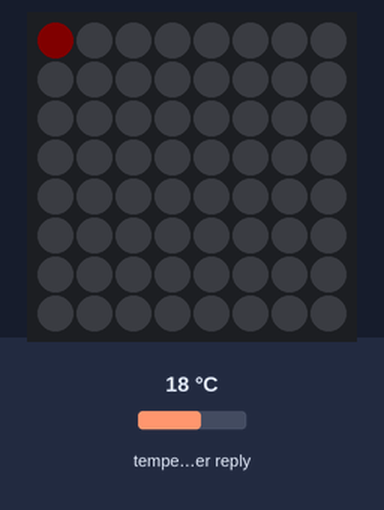
The sketch below on a simulated ESP32. On the bench: 8×8 RGB LED matrix (first LED top left, wired row by row). Inputs (shaded band) come from the test bench; at power-on: temperature in the weather reply 18 °C. Dim RGB values are drawn brighter than linear; WiFi joins after 1.5 s; servers stay silent unless stated; random numbers use the default seed unless the sketch sets one; web services answer with replies made up by the test bench; not simulated (calls return 0 or success): secrets.h; what the sketch prints to the serial monitor is not drawn.

Above: at 0.2 s.
At 11.32 s:
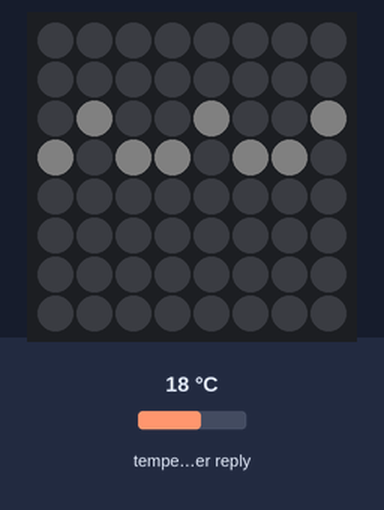
At 18.64 s:
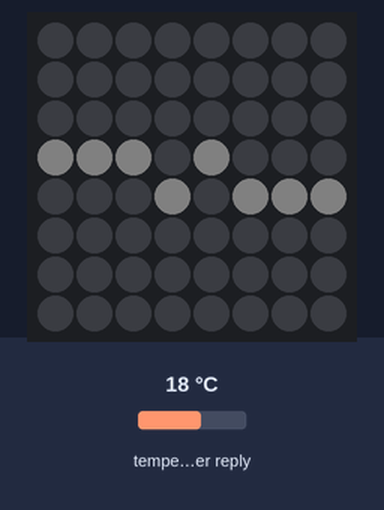
At 25.97 s:
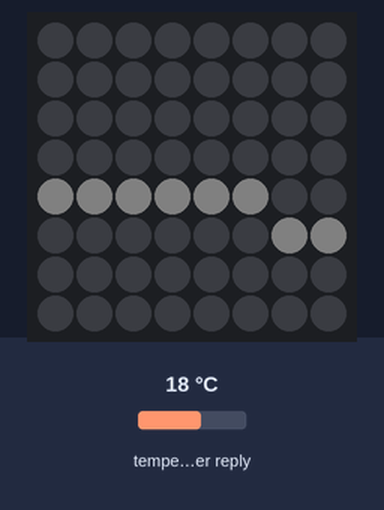
At 33.3 s:
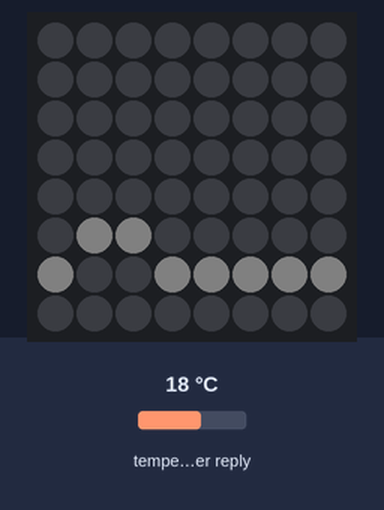
At 39.69 s:
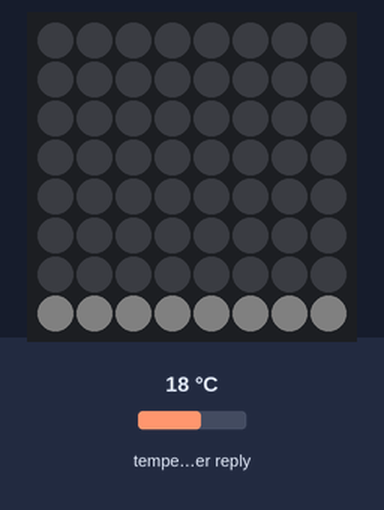

The sketch:

ripple-effect-demo-mode-dual-core.ino
```cpp
/*
Ripple-effect-demo-mode-dual-core

Authors: Elisa Lupin-Jimenez, Tala Salman

DEMO MODE: Cycles through all listed locations in 15-second intervals

Calls OpenMeteo's Marine Weather API (https://open-meteo.com/en/docs/marine-weather-api) to
fetch a coordinate's wave height, period, and direction, then visualizes this data in the form
of a ripple moving across a NeoPixel LED matrix.

  - Wave height = Backdrop color (red is short wave, purple is tall wave)
  - Wave period = New ripple generated at 5x speed (e.g., wave period of 5 seconds means one
  ripple per second)
  - Wave direction = Tracks 8 directional movements (direction from which wave comes)
    - North
    - West
    - East
    - South
    - Northwest
    - Northeast
    - Southwest
    - Southeast

Code-assist with Gemini:
  - https://gemini.google.com/share/952c75304788
  - https://gemini.google.com/share/a1fae9ae0fa8
  - https://gemini.google.com/share/bca992c6a043
  - https://gemini.google.com/share/3eb1af5be35b
  - https://gemini.google.com/share/6cacdb4dc85b
  - https://gemini.google.com/share/7ebcecf5b33d
  - https://gemini.google.com/share/581a8546825c
*/

#include <secrets.h>
#include <WiFi.h>
#include <HTTPClient.h>
#include <vector>
#include <map>
#include <Arduino_JSON.h>
#include <Adafruit_GFX.h>
#include <Adafruit_NeoMatrix.h>
#include <Adafruit_NeoPixel.h>
#ifndef PSTR
  #define PSTR // Store strings in flash memory instead of data memory
#endif

// ---------- Multitasking Globals ----------
TaskHandle_t NetworkTaskHandle; // Handle for the task on Core 0
portMUX_TYPE mux = portMUX_INITIALIZER_UNLOCKED; // Mutex to protect shared data

#define PIN 13 // Which pin NeoPixel matrix is plugged into

// ---------- WiFi credentials ----------
const char* ssid = SECRET_SSID;
const char* password = SECRET_PASSWORD;

// ---------- Variables ----------
const int ROWS = 8; // Number of pixels in row
const int COLS = 8; // Number of pixels in column
const int BRIGHTNESS = 5; // Brightness of NeoPixel

// ---------- Demo Mode Globals ----------
// Note: activeLocation & currentLocationIndex are now managed by Core 0's task
const unsigned long demoInterval = 7 * 1000; // 7 seconds
std::vector<String> locationNames; // To easily access locations by index

// ---------- SHARED GLOBALS (Protected by Mutex) ----------
// These globals store the data from the API
int currentDir = -1;      // ⭐ start as invalid
double currentPeriod = 0;
double currentHeight = 0;
// ---------------------------------------------------------

// MATRIX DECLARATION:
Adafruit_NeoMatrix matrix = Adafruit_NeoMatrix(ROWS, COLS, PIN,
  NEO_MATRIX_TOP   + NEO_MATRIX_RIGHT +
  NEO_MATRIX_COLUMNS + NEO_MATRIX_ZIGZAG, // (0,0) is TOP-RIGHT
  NEO_GRB          + NEO_KHZ800);

// --- New Globals for Ripple Management ---

// This struct will hold the state of a single ripple (wave)
struct Ripple {
  int pos;       // x, y, (x+y), or (x-y) coordinate, depending on direction
  uint16_t color;  // Color of this ripple
  bool active = false; // Is this ripple currently on-screen?
  int direction; // Stores the snapped visual direction (0, 45, 90, 135, 180, 225, 270, 315)
};

// Holds the latitude and longitude of a specified location
struct Location {
    double latitude;
    double longitude;
};

// To store all locations, maps a string (the name) to your Location struct.
std::map<String, Location> wavePins;

/**
 * @brief Load all available locations for wave data, called in setup()
 */
void loadLocations() {
  wavePins["Reunion"] = {-21.168129, 55.837241};
  wavePins["Portugal"] = {39.600274, -9.074325};
  wavePins["Indonesia"] = {-8.828042, 115.085059};
  wavePins["Norway"] = {68.2316, 13.6200};
  wavePins["Lebanon"] = {34.141191, 35.630157};
  wavePins["Panama"] = {9.395276, -82.241983};
  wavePins["Golden Gate Bridge"] = {37.8199, -122.4783};
}

#define MAX_RIPPLES 5 // Max simultaneous ripples we can track
Ripple ripples[MAX_RIPPLES]; // The array to hold all our ripples

unsigned long lastRippleTime = 0; // When the last ripple was spawned
unsigned long currentPeriodInMillis = 3000; // Stores the period

// --- Helper Functions ---

/**
 * @brief Connects the ESP32 to WiFi
 */
void connectToWiFi() {
  Serial.println("Connecting to WiFi...");
  WiFi.begin(ssid, password);
  while (WiFi.status() != WL_CONNECTED) {
    delay(500);
    Serial.print(".");
  }
  Serial.println("\n✅ WiFi connected!");
}

/**
 * @brief Fetches the wave data from the OpenMeteo Marine Weather API
 * (This function is now called by Core 0's task)
 */
void getWaveData(String name, Location loc) {
  // ---------- Open-Meteo Marine Weather API ----------
  String wave_api = "https://marine-api.open-meteo.com/v1/marine?latitude="
                    + String(loc.latitude, 6)
                    + "&longitude="
                    + String(loc.longitude, 6)
                    + "&current="
                    + "wave_direction,"
                    + "wave_period,"
                    + "wave_height";
  Serial.print("Requesting for ");
  Serial.print(name);
  Serial.print(": ");
  Serial.println(wave_api);

  if (WiFi.status() == WL_CONNECTED) {
    HTTPClient http;
    http.begin(wave_api);
    int httpResponseCode = http.GET();

    Serial.print("HTTP response code: ");
    Serial.println(httpResponseCode);

    if (httpResponseCode == 200) {
      String payload = http.getString();
      JSONVar jsonObject = JSON.parse(payload);

      if (JSON.typeof(jsonObject) == "undefined") {
        Serial.println("Parsing input failed!");
        // --- CRITICAL SECTION: START ---
        portENTER_CRITICAL(&mux);
        currentDir = -1;  // ⭐ invalidate reading
        portEXIT_CRITICAL(&mux);
        // --- CRITICAL SECTION: END ---
        http.end();
        return;
      }

      // Read all values from the JSON
      // --- CRITICAL SECTION: START ---
      portENTER_CRITICAL(&mux);
      currentDir = double(jsonObject["current"]["wave_direction"]);
      currentPeriod = double(jsonObject["current"]["wave_period"]);
      currentHeight = double(jsonObject["current"]["wave_height"]);
      portEXIT_CRITICAL(&mux); // Unlock
      // --- CRITICAL SECTION: END ---

      Serial.print("Wave direction: ");
      Serial.print(currentDir);
      Serial.println("°");
      Serial.print("Wave period: ");
      Serial.print(currentPeriod);
      Serial.println(" seconds");
      Serial.print("Wave height: ");
      Serial.println(currentHeight);
    } else {
      Serial.print("HTTP error: ");
      Serial.println(httpResponseCode);
      // --- CRITICAL SECTION: START ---
      portENTER_CRITICAL(&mux);
      currentDir = -1;  // ⭐ invalidate reading
      portEXIT_CRITICAL(&mux);
      // --- CRITICAL SECTION: END ---
    }
    http.end();
  } else {
    Serial.println("WiFi disconnected. Reconnecting...");
    WiFi.reconnect();
    // --- CRITICAL SECTION: START ---
    portENTER_CRITICAL(&mux);
    currentDir = -1;  // ⭐ invalidate reading
    portEXIT_CRITICAL(&mux);
    // --- CRITICAL SECTION: END ---
  }
}

/**
 * @brief
 * Snaps a raw angle (0-360) from the API to one of 8
 * visual directions for our drawing logic.
 *
 * API Directions (direction wave comes from):
 * 0=E, 45=NE, 90=N, 135=NW, 180=W, 225=SW, 270=S, 315=SE
 * @param dir The direction received from the API call
 */
int snapDirection(int dir) {
  // This logic maps API direction to the correct visual case.
  // Each slice is 45 degrees wide.
  if (dir > 337.5 || dir <= 22.5) { // API is NORTH (0)
    return 0; // Return visual WEST (case 180)
  } else if (dir > 22.5 && dir <= 67.5) {   // API is NORTHEAST (45)
    return 45; // Return visual NORTHWEST (case 135)
  } else if (dir > 67.5 && dir <= 112.5) { // API is EAST (90)
    return 90;  // Return visual NORTH (case 90)
  } else if (dir > 112.5 && dir <= 157.5) { // API is SOUTHEAST (135)
    return 135; // Return visual NORTHEAST (case 45)
  } else if (dir > 157.5 && dir <= 202.5) { // API is SOUTH (180)
    return 180; // Return visual EAST (case 0)
  } else if (dir > 202.5 && dir <= 247.5) { // API is SOUTHWEST (225)
    return 225; // Return visual SOUTHEAST (case 315)
  } else if (dir > 247.5 && dir <= 292.5) { // API is WEST (270)
    return 270; // Return visual SOUTH (case 270)
  } else { // (dir > 292.5 && dir <= 337.5) // API is NORTHWEST (315)
    return 315; // Return visual SOUTHWEST (case 225)
  }
}

/**
 * @brief
 * Visualizes the ripple moving across the matrix.
 * It's called continuously from the main loop.
 * It manages spawning, updating, and drawing all ripples.
 * @param dir Wave direction
 * @param period Wave period
 * @param height Wave height
 */
void visualizeRipple(int dir, double period, double height) {
  int snappedDir = snapDirection(dir);

  period /= 5; // Make period 5 times as fast for better visual effect

  // Update global settings for ripple logic
  currentPeriodInMillis = (unsigned long)(period * 1000.0);

  // Prevent divide-by-zero or spamming if period is 0
  if (currentPeriodInMillis == 0) {
    currentPeriodInMillis = 1000; // Default to 1 second
  }

  unsigned long currentTime = millis();

  // 1. Check if it's time to spawn a new ripple
  if (currentTime - lastRippleTime >= currentPeriodInMillis) {
    addNewRipple(snappedDir, height); // Use snappedDir
    lastRippleTime = currentTime; // Reset the timer
  }

  // 2. Update positions of all active ripples
  updateRipples();

  // 3. Draw all ripples to the buffer
  // Calculate background color based on height.
  // Map height from 0.0 (Red) through the spectrum to 3.0 (Purple)
  double constrainedHeight = constrain(height, 0.0, 3.0);
  double fraction = constrainedHeight / 3.0; // 0.0 (low) to 1.0 (high)

  // Map the 0.0-1.0 fraction to a hue range (0-65535).
  // Hue 0 is Red.
  // Hue ~48000 is a nice Purple/Violet.
  // This will naturally pass through Orange, Yellow, Green, Cyan, and Blue.
  uint16_t hue = (uint16_t)(fraction * 48000.0);
  uint8_t saturation = 255; // Full saturation for rich color
  uint8_t value = 200;      // Dim brightness (0-255)

  // Convert HSV color to the 16-bit packed color
  uint16_t backdropColor = matrix.ColorHSV(hue, saturation, value);

  matrix.fillScreen(backdropColor); // Use the new dynamic color

  drawRipples(); // Draw ripples on top

  // 4. Show the new frame
  matrix.show();
}

/**
 * @brief
 * Finds an inactive ripple in the array and spawns it at the correct edge.
 * @param snappedDir The visual direction (0, 45, 90, 135, 180, 225, 270, 315)
 * @param height The wave height (used for color)
 */
void addNewRipple(int snappedDir, double height) {
  for (int i = 0; i < MAX_RIPPLES; i++) {
    if (!ripples[i].active) { // Found a free slot
      ripples[i].active = true;
      ripples[i].direction = snappedDir; // Store the direction

      // 1. Set start position based on direction
      // (0,0) is TOP-RIGHT. x=0 is Right, x=7 is Left. y=0 is Top, y=7 is Bottom.
      int w_idx = matrix.width() - 1;  // 7 (max x index)
      int h_idx = matrix.height() - 1; // 7 (max y index)

      switch (snappedDir) {
        case 0:   // Visual East (moves Left, x: 7->0)
          ripples[i].pos = w_idx; // x = 7 (Left)
          break;
        case 180: // Visual West (moves Right, x: 0->7)
          ripples[i].pos = -1; // x = 0 (Right)
          break;
        case 90:  // Visual North (moves Down, y: 7->0)
          ripples[i].pos = h_idx; // y = 7 (Bottom)
          break;
        case 270: // Visual South (moves Up, y: 0->7)
          ripples[i].pos = -1; // y = 0 (Top)
          break;
        case 45:  // Visual NE (moves Bottom-Left, k=x+y: 14->0)
          // Starts at SW corner (x=7, y=7)
          ripples[i].pos = w_idx + h_idx; // pos = 14
          break;
        case 225: // Visual SW (moves Top-Right, k=x+y: 0->14)
          // Starts at NE corner (x=0, y=0)
          ripples[i].pos = -1; // pos = 0
          break;
        case 135: // Visual NW (moves Bottom-Right, k=x-y: -7->7)
          // Starts at SE corner (x=0, y=7)
          ripples[i].pos = 0 - h_idx; // pos = -7
          break;
        case 315: // Visual SE (moves Top-Left, k=x-y: 7->-7)
          // Starts at NW corner (x=7, y=0)
          ripples[i].pos = w_idx; // pos = 7
          break;
      }

      // Set ripple color to a constant white
      ripples[i].color = matrix.Color(255, 255, 255);

      return; // Exit after spawning one ripple
    }
  }
}

/**
 * @brief
 * Updates the position of all active ripples.
 */
void updateRipples() {
  for (int i = 0; i < MAX_RIPPLES; i++) {
    if (ripples[i].active) {
      bool deactivating = false;
      int moveDir = ripples[i].direction;
      int w_idx = matrix.width() - 1;  // 7
      int h_idx = matrix.height() - 1; // 7

      // 1. Move the ripple
      // (0,0) is top-right. X+ is LEFT. Y+ is DOWN.
      switch (moveDir) {
        case 0:   // Visual East (moving left, x: 7->0)
          ripples[i].pos--;
          if (ripples[i].pos < 0) deactivating = true;
          break;
        case 180: // Visual West (moving right, x: 0->7)
          ripples[i].pos++;
          if (ripples[i].pos > w_idx) deactivating = true;
          break;
        case 90:  // Visual North (moving up, y: 7->0)
          ripples[i].pos--;
          if (ripples[i].pos < -1) deactivating = true;
          break;
        case 270: // Visual South (moving down, y: 0->7)
          ripples[i].pos++;
          if (ripples[i].pos > h_idx) deactivating = true;
          break;
        case 45:  // Visual NE (moves Top-Right, k=x+y: 14->0)
          ripples[i].pos--;
          if (ripples[i].pos < 0) deactivating = true;
          break;
        case 225: // Visual SW (moves Bottom-Left, k=x+y: 0->14)
          ripples[i].pos++;
          if (ripples[i].pos > (w_idx + h_idx)) deactivating = true;
          break;
        case 135: // Visual NW (moves Top-Left, k=x-y: -7->7)
          ripples[i].pos++;
          if (ripples[i].pos > w_idx) deactivating = true;
          break;
        case 315: // Visual SE (moves Bottom-Right, k=x-y: 7->-7)
          ripples[i].pos--;
          if (ripples[i].pos < -h_idx) deactivating = true;
          break;
      }

      // 2. Deactivate if it's off-screen
      if (deactivating) {
        ripples[i].active = false;
      }
    }
  }
}

/**
 * @brief
 * Draws all active ripples to the matrix buffer with slight variations.
 */
void drawRipples() {
  for (int i = 0; i < MAX_RIPPLES; i++) {
    if (ripples[i].active) {
      int drawDir = ripples[i].direction;
      uint16_t color = ripples[i].color;
      int mainPos = ripples[i].pos; // The main coordinate (or 'k' value) for the line
      int maxCoord = max(ROWS, COLS) - 1; // Max index (7 for 8x8 matrix)

      switch (drawDir) {
        case 90:  // North (moving up, horizontal line)
        case 270: // South (moving down, horizontal line)
          // `mainPos` is the Y-coordinate. We vary the Y-coordinate slightly.
          for (int x = 0; x <= maxCoord; x++) {
            int wobble = random(0, 2); // 0 or 1
            int variedY = constrain(mainPos + wobble, 0, maxCoord);
            matrix.drawPixel(x, variedY, color);
          }
          break;

        case 0:   // East (moving right, vertical line)
        case 180: // West (moving left, vertical line)
          // `mainPos` is the X-coordinate. We vary the X-coordinate slightly.
          for (int y = 0; y <= maxCoord; y++) {
            int wobble = random(0, 2); // 0 or 1
            int variedX = constrain(mainPos + wobble, 0, maxCoord);
            matrix.drawPixel(variedX, y, color);
          }
          break;

        // These draw diagonal lines of the type k = x + y
        case 45:  // NE
        case 225: // SW
          // `mainPos` is 'k' in the line equation y = k - x.
          // We iterate over x and find the y, wobbling 'k' slightly.
          for (int x = 0; x <= maxCoord; x++) {
            int wobble = random(0, 2); // 0 or 1
            int variedK = mainPos + wobble; // Wobble the 'k' value
            int y = variedK - x;
            if (y >= 0 && y <= maxCoord) { // Draw if on-screen
              matrix.drawPixel(x, y, color);
            }
          }
          break;

        // These draw diagonal lines of the type k = x - y
        case 135: // NW
        case 315: // SE
          // `mainPos` is 'k' in the line equation y = x - k.
          // We iterate over x and find the y, wobbling 'k' slightly.
          for (int x = 0; x <= maxCoord; x++) {
            int wobble = random(0, 2); // 0 or 1
            int variedK = mainPos + wobble; // Wobble the 'k' value
            int y = x - variedK;
            if (y >= 0 && y <= maxCoord) { // Draw if on-screen
              matrix.drawPixel(x, y, color);
            }
          }
          break;
      }
    }
  }
}

/**
 * @brief
 * This is the task for Core 0. It handles all blocking network calls.
 * Its only job is to update the global wave data variables.
 */
void networkTaskLoop(void *parameter) {
  Serial.println("Network Task: running on Core 0.");

  // This task now "owns" the demo mode state
  int demoIndex = 0;
  unsigned long lastDemoSwitch_Core0 = 0;

  // Wait for WiFi to be connected by setup() on Core 1
  while (WiFi.status() != WL_CONNECTED) {
    delay(100);
  }
  Serial.println("Network Task: WiFi connected. Initial data fetch...");

  // Do the very first data fetch immediately
  String currentLocName = locationNames[demoIndex];
  Location currentLocData = wavePins[currentLocName];
  getWaveData(currentLocName, currentLocData);

  lastDemoSwitch_Core0 = millis();

  // This is the "loop" for Core 0
  for (;;) {
    unsigned long now = millis();

    // Check if it's time to switch to the next location
    if (now - lastDemoSwitch_Core0 > demoInterval) {

      demoIndex++;
      if (demoIndex >= locationNames.size()) {
        demoIndex = 0;
      }

      // Get the new active location and its data
      currentLocName = locationNames[demoIndex];
      currentLocData = wavePins[currentLocName];

      // Fetch data for the new location (THE BLOCKING CALL)
      getWaveData(currentLocName, currentLocData);

      // Reset the demo switch timer
      lastDemoSwitch_Core0 = now;
    }

    // Give other Core 0 tasks (like WiFi) time to run
    delay(500);
  }
}


// ---------- Setup (Core 1) ----------
void setup() {
  Serial.begin(9600);
  while (!Serial);
  delay(100);
  Serial.println("Serial connection established. Running on Core 1.");

  matrix.begin();
  matrix.setBrightness(BRIGHTNESS);
  matrix.show(); // Initialize matrix to off
  Serial.println("Matrix initialized.");

  // === HARDWARE TEST ===
  Serial.println("Starting hardware test...");
  // (0,0) is TOP-RIGHT
  matrix.drawPixel(0, 0, matrix.Color(255, 0, 0));
  matrix.show(); // Show the pixel
  Serial.println("Hardware test: Red pixel at (0,0) [TOP-RIGHT] should be on for 2 sec.");
  delay(2000); // Wait 2 seconds
  matrix.fillScreen(0); // Clear screen
  matrix.show();
  Serial.println("Hardware test complete.");
  // ===================

  loadLocations();

  // --- Demo Mode Setup ---
  // Populate the locationNames vector for demo mode
  for (std::map<String, Location>::iterator it = wavePins.begin(); it != wavePins.end(); ++it) {
    locationNames.push_back(it->first);
  }
  Serial.println("Location names loaded.");

  // Add a check to make sure locations actually loaded
  if (locationNames.size() == 0) {
    Serial.println("ERROR: No locations loaded! Check loadLocations(). Halting.");
    while(1); // Stop here if no locations
  }
  // --- End Demo Mode Setup ---

  connectToWiFi();
  delay(100);

  // Initialize all ripples to inactive
  for (int i = 0; i < MAX_RIPPLES; i++) {
    ripples[i].active = false;
  }

  lastRippleTime = millis(); // Set initial- spawn time

  // ⭐ --- START THE NETWORK TASK ---
  // Create the network task, pin it to Core 0, and start it.
  Serial.println("Starting Network Task on Core 0...");
  xTaskCreatePinnedToCore(
    networkTaskLoop,     // The function to run
    "NetworkTask",       // Name of the task
    10000,               // Stack size (bytes)
    NULL,                // Parameter to pass to the function
    1,                   // Priority
    &NetworkTaskHandle,  // Task handle
    0                    // Core to pin it to (Core 0)
  );
  // ⭐ --- END TASK START ---
}

// ---------- Main Loop (Core 1 - Animation) ----------
void loop() {
  // --- Local copies for a "snapshot" of the data ---
  int animDir;
  double animPeriod;
  double animHeight;

  // ⭐ --- START CRITICAL SECTION ---
  // Lock, quickly copy the shared data, and unlock
  portENTER_CRITICAL(&mux);
  animDir = currentDir;
  animPeriod = currentPeriod;
  animHeight = currentHeight;
  portEXIT_CRITICAL(&mux);
  // ⭐ --- END CRITICAL SECTION ---

  // ⭐ Only show light if wave direction is valid
  if (animDir != -1) {
    // Use the local "snapshot" copies for this frame
    visualizeRipple(animDir, animPeriod, animHeight);
  } else {
    // Data is invalid (probably during a fetch), clear the screen
    matrix.fillScreen(0);
    matrix.show();
  }

  // Add delay for animation frame rate
  delay(100); // ~10 frames per second
}
```
